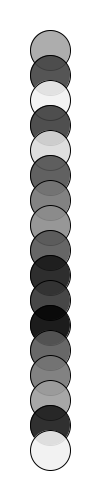
Frame 1 (no input)
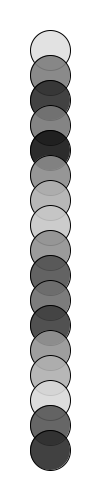
Frame 60 (the mouse pressed at the canvas centre just before this capture)
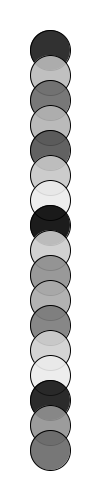
Frame 120 (the mouse held since frame 60 and released just before this capture)

The Processing sketch that drew these frames (run headless with seeded random() and noise(); from frame 60 on, the mouse is pressed at the canvas centre):

// Processing sketch: processing_75262
// ── processing_75262.pde

float grayLvls[];
int grays = 17;

void setup() {
  size(100, 500);
  background(0);

  grayLvls = new float[grays];

  for (int i=0; i < grays; i++) {
    float randomF = random(255);
    grayLvls[i] = randomF;
  }

  return;
}

void draw() {
  background(255);
  int loc = 50;

  for (int j=0; j < grays; j++) {
    fill(grayLvls[j], grayLvls[j], grayLvls[j], 230);
    ellipse(50, loc, 40, 40);
    loc += 25;
    if (grayLvls[j] >= 255.0) grayLvls[j] = 0.0;
    else grayLvls[j]++;
  }
}
